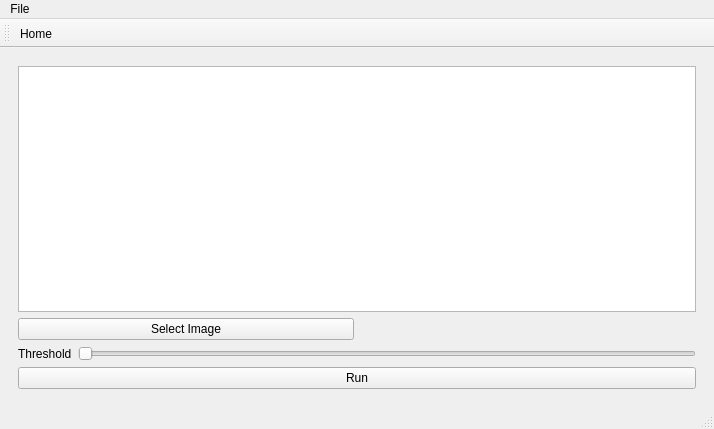
<?xml version="1.0" encoding="UTF-8"?>
<ui version="4.0">
 <class>MainWindow</class>
 <widget class="QMainWindow" name="MainWindow">
  <property name="geometry">
   <rect>
    <x>0</x>
    <y>0</y>
    <width>714</width>
    <height>429</height>
   </rect>
  </property>
  <property name="windowTitle">
   <string>MainWindow</string>
  </property>
  <widget class="QWidget" name="centralwidget">
   <layout class="QGridLayout" name="gridLayout">
    <item row="1" column="0">
     <widget class="QStackedWidget" name="stackedWidget">
      <property name="currentIndex">
       <number>3</number>
      </property>
      <widget class="QWidget" name="main">
       <layout class="QGridLayout" name="gridLayout_3">
        <item row="0" column="0">
         <widget class="QLabel" name="chooseOption">
          <property name="text">
           <string>Please choose an option</string>
          </property>
         </widget>
        </item>
        <item row="2" column="0">
         <widget class="QPushButton" name="averageImages">
          <property name="text">
           <string>Average Images</string>
          </property>
         </widget>
        </item>
        <item row="5" column="0">
         <spacer name="verticalSpacer">
          <property name="orientation">
           <enum>Qt::Orientation::Vertical</enum>
          </property>
          <property name="sizeHint" stdset="0">
           <size>
            <width>20</width>
            <height>40</height>
           </size>
          </property>
         </spacer>
        </item>
        <item row="3" column="0">
         <widget class="QPushButton" name="calcAngle">
          <property name="text">
           <string>Calculate Cone Angle</string>
          </property>
         </widget>
        </item>
        <item row="1" column="0">
         <widget class="QPushButton" name="backgroundRemoval">
          <property name="text">
           <string>Background Removal</string>
          </property>
         </widget>
        </item>
        <item row="4" column="0">
         <widget class="QPushButton" name="pushButton_5">
          <property name="text">
           <string>Calculate Width</string>
          </property>
         </widget>
        </item>
       </layout>
      </widget>
      <widget class="QWidget" name="backkgroundRemoval">
       <layout class="QGridLayout" name="gridLayout_4">
        <item row="3" column="0">
         <widget class="QPushButton" name="run">
          <property name="text">
           <string>Run</string>
          </property>
         </widget>
        </item>
        <item row="2" column="0">
         <layout class="QHBoxLayout" name="horizontalLayout_3">
          <item>
           <widget class="QPushButton" name="image2">
            <property name="text">
             <string>Background</string>
            </property>
            <attribute name="buttonGroup">
             <string notr="true">buttonGroup_2</string>
            </attribute>
           </widget>
          </item>
          <item>
           <widget class="QRadioButton" name="radioButton_3">
            <property name="text">
             <string>File</string>
            </property>
            <attribute name="buttonGroup">
             <string notr="true">buttonGroup_2</string>
            </attribute>
           </widget>
          </item>
          <item>
           <widget class="QRadioButton" name="radioButton_4">
            <property name="text">
             <string>Auto</string>
            </property>
            <attribute name="buttonGroup">
             <string notr="true">buttonGroup_2</string>
            </attribute>
           </widget>
          </item>
         </layout>
        </item>
        <item row="4" column="0">
         <spacer name="verticalSpacer_2">
          <property name="orientation">
           <enum>Qt::Orientation::Vertical</enum>
          </property>
          <property name="sizeHint" stdset="0">
           <size>
            <width>20</width>
            <height>40</height>
           </size>
          </property>
         </spacer>
        </item>
        <item row="1" column="0">
         <layout class="QHBoxLayout" name="horizontalLayout_2">
          <item>
           <widget class="QPushButton" name="image1">
            <property name="text">
             <string>Image</string>
            </property>
            <attribute name="buttonGroup">
             <string notr="true">buttonGroup</string>
            </attribute>
           </widget>
          </item>
          <item>
           <widget class="QRadioButton" name="radioButton">
            <property name="text">
             <string>File</string>
            </property>
            <attribute name="buttonGroup">
             <string notr="true">buttonGroup</string>
            </attribute>
           </widget>
          </item>
          <item>
           <widget class="QRadioButton" name="radioButton_2">
            <property name="text">
             <string>Folder</string>
            </property>
            <attribute name="buttonGroup">
             <string notr="true">buttonGroup</string>
            </attribute>
           </widget>
          </item>
         </layout>
        </item>
        <item row="2" column="2">
         <spacer name="horizontalSpacer">
          <property name="orientation">
           <enum>Qt::Orientation::Horizontal</enum>
          </property>
          <property name="sizeHint" stdset="0">
           <size>
            <width>40</width>
            <height>20</height>
           </size>
          </property>
         </spacer>
        </item>
        <item row="1" column="1">
         <widget class="QLabel" name="label_2">
          <property name="text">
           <string/>
          </property>
         </widget>
        </item>
        <item row="2" column="1">
         <widget class="QLabel" name="label_3">
          <property name="text">
           <string/>
          </property>
         </widget>
        </item>
       </layout>
      </widget>
      <widget class="QWidget" name="average">
       <layout class="QGridLayout" name="gridLayout_5">
        <item row="2" column="0">
         <widget class="QPushButton" name="pushButton_4">
          <property name="text">
           <string>Run</string>
          </property>
         </widget>
        </item>
        <item row="1" column="0">
         <layout class="QHBoxLayout" name="horizontalLayout_4">
          <item>
           <widget class="QPushButton" name="pushButton_2">
            <property name="text">
             <string>Select Folder</string>
            </property>
           </widget>
          </item>
          <item>
           <widget class="QLabel" name="label_4">
            <property name="text">
             <string/>
            </property>
           </widget>
          </item>
         </layout>
        </item>
        <item row="3" column="0">
         <widget class="QPushButton" name="pushButton_3">
          <property name="text">
           <string>Save</string>
          </property>
          <property name="autoDefault">
           <bool>false</bool>
          </property>
          <property name="default">
           <bool>false</bool>
          </property>
          <property name="flat">
           <bool>false</bool>
          </property>
         </widget>
        </item>
        <item row="0" column="0">
         <spacer name="verticalSpacer_3">
          <property name="orientation">
           <enum>Qt::Orientation::Vertical</enum>
          </property>
          <property name="sizeHint" stdset="0">
           <size>
            <width>20</width>
            <height>40</height>
           </size>
          </property>
         </spacer>
        </item>
       </layout>
      </widget>
      <widget class="QWidget" name="calculateWidth">
       <layout class="QGridLayout" name="gridLayout_6">
        <item row="5" column="1">
         <widget class="QPushButton" name="pushButton_7">
          <property name="text">
           <string>Run</string>
          </property>
         </widget>
        </item>
        <item row="0" column="1">
         <widget class="QGraphicsView" name="graphicsView_2">
          <property name="foregroundBrush">
           <brush brushstyle="NoBrush">
            <color alpha="255">
             <red>0</red>
             <green>0</green>
             <blue>0</blue>
            </color>
           </brush>
          </property>
         </widget>
        </item>
        <item row="1" column="1">
         <layout class="QHBoxLayout" name="horizontalLayout_5">
          <item>
           <widget class="QPushButton" name="pushButton_6">
            <property name="text">
             <string>Select Image</string>
            </property>
           </widget>
          </item>
          <item>
           <widget class="QLabel" name="label_5">
            <property name="text">
             <string/>
            </property>
           </widget>
          </item>
         </layout>
        </item>
        <item row="3" column="1">
         <layout class="QHBoxLayout" name="horizontalLayout_7">
          <item>
           <widget class="QLabel" name="label_6">
            <property name="text">
             <string>Threshold</string>
            </property>
           </widget>
          </item>
          <item>
           <widget class="QSlider" name="horizontalSlider">
            <property name="orientation">
             <enum>Qt::Orientation::Horizontal</enum>
            </property>
           </widget>
          </item>
         </layout>
        </item>
       </layout>
      </widget>
      <widget class="QWidget" name="video_unused">
       <layout class="QGridLayout" name="gridLayout_2">
        <item row="0" column="0">
         <layout class="QVBoxLayout" name="verticalLayout">
          <item>
           <widget class="QGraphicsView" name="graphicsView"/>
          </item>
          <item>
           <layout class="QHBoxLayout" name="horizontalLayout">
            <item>
             <widget class="QLabel" name="label">
              <property name="text">
               <string>File Path</string>
              </property>
             </widget>
            </item>
            <item>
             <widget class="QLineEdit" name="lineEdit"/>
            </item>
            <item>
             <widget class="QPushButton" name="pushButton">
              <property name="text">
               <string>Start</string>
              </property>
             </widget>
            </item>
           </layout>
          </item>
         </layout>
        </item>
       </layout>
      </widget>
     </widget>
    </item>
   </layout>
  </widget>
  <widget class="QMenuBar" name="menubar">
   <property name="geometry">
    <rect>
     <x>0</x>
     <y>0</y>
     <width>714</width>
     <height>20</height>
    </rect>
   </property>
   <widget class="QMenu" name="menuFile">
    <property name="title">
     <string>File</string>
    </property>
    <addaction name="actionOpen"/>
   </widget>
   <addaction name="menuFile"/>
  </widget>
  <widget class="QStatusBar" name="statusbar"/>
  <widget class="QToolBar" name="toolBar">
   <property name="windowTitle">
    <string>toolBar</string>
   </property>
   <attribute name="toolBarArea">
    <enum>TopToolBarArea</enum>
   </attribute>
   <attribute name="toolBarBreak">
    <bool>false</bool>
   </attribute>
   <addaction name="actionHome"/>
  </widget>
  <action name="actionOpen">
   <property name="icon">
    <iconset theme="QIcon::ThemeIcon::DocumentOpen"/>
   </property>
   <property name="text">
    <string>Open</string>
   </property>
  </action>
  <action name="actionHome">
   <property name="icon">
    <iconset theme="QIcon::ThemeIcon::GoHome"/>
   </property>
   <property name="text">
    <string>Home</string>
   </property>
   <property name="toolTip">
    <string>Return to homepage</string>
   </property>
   <property name="menuRole">
    <enum>QAction::MenuRole::NoRole</enum>
   </property>
  </action>
 </widget>
 <resources/>
 <connections/>
 <buttongroups>
  <buttongroup name="buttonGroup"/>
  <buttongroup name="buttonGroup_2"/>
 </buttongroups>
</ui>
